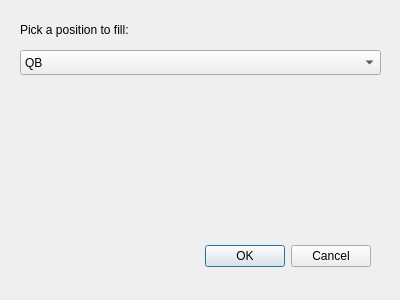
<?xml version="1.0" encoding="UTF-8"?>
<ui version="4.0">
 <class>AddPlayerDialog</class>
 <widget class="QDialog" name="AddPlayerDialog">
  <property name="geometry">
   <rect>
    <x>0</x>
    <y>0</y>
    <width>400</width>
    <height>300</height>
   </rect>
  </property>
  <property name="windowTitle">
   <string>Dialog</string>
  </property>
  <widget class="QDialogButtonBox" name="buttonBox">
   <property name="geometry">
    <rect>
     <x>30</x>
     <y>240</y>
     <width>341</width>
     <height>32</height>
    </rect>
   </property>
   <property name="orientation">
    <enum>Qt::Horizontal</enum>
   </property>
   <property name="standardButtons">
    <set>QDialogButtonBox::Cancel|QDialogButtonBox::Ok</set>
   </property>
  </widget>
  <widget class="QComboBox" name="comboBox">
   <property name="geometry">
    <rect>
     <x>20</x>
     <y>50</y>
     <width>361</width>
     <height>25</height>
    </rect>
   </property>
   <item>
    <property name="text">
     <string>QB</string>
    </property>
   </item>
   <item>
    <property name="text">
     <string>RB</string>
    </property>
   </item>
   <item>
    <property name="text">
     <string>WR1</string>
    </property>
   </item>
   <item>
    <property name="text">
     <string>WR2</string>
    </property>
   </item>
   <item>
    <property name="text">
     <string>TE</string>
    </property>
   </item>
   <item>
    <property name="text">
     <string>Flex</string>
    </property>
   </item>
   <item>
    <property name="text">
     <string>Center</string>
    </property>
   </item>
   <item>
    <property name="text">
     <string>LG</string>
    </property>
   </item>
   <item>
    <property name="text">
     <string>RG</string>
    </property>
   </item>
   <item>
    <property name="text">
     <string>Punter</string>
    </property>
   </item>
   <item>
    <property name="text">
     <string>DE1</string>
    </property>
   </item>
   <item>
    <property name="text">
     <string>DE2</string>
    </property>
   </item>
   <item>
    <property name="text">
     <string>DT1</string>
    </property>
   </item>
   <item>
    <property name="text">
     <string>DT2</string>
    </property>
   </item>
   <item>
    <property name="text">
     <string>LB1</string>
    </property>
   </item>
   <item>
    <property name="text">
     <string>LB2</string>
    </property>
   </item>
   <item>
    <property name="text">
     <string>LB3</string>
    </property>
   </item>
   <item>
    <property name="text">
     <string>CB1</string>
    </property>
   </item>
   <item>
    <property name="text">
     <string>CB2</string>
    </property>
   </item>
   <item>
    <property name="text">
     <string>S1</string>
    </property>
   </item>
   <item>
    <property name="text">
     <string>S2</string>
    </property>
   </item>
   <item>
    <property name="text">
     <string>Kicker</string>
    </property>
   </item>
  </widget>
  <widget class="QLabel" name="label">
   <property name="geometry">
    <rect>
     <x>20</x>
     <y>20</y>
     <width>351</width>
     <height>20</height>
    </rect>
   </property>
   <property name="text">
    <string>Pick a position to fill:</string>
   </property>
  </widget>
  <widget class="QLabel" name="warning_box">
   <property name="geometry">
    <rect>
     <x>20</x>
     <y>90</y>
     <width>361</width>
     <height>141</height>
    </rect>
   </property>
   <property name="text">
    <string/>
   </property>
  </widget>
 </widget>
 <resources/>
 <connections>
  <connection>
   <sender>buttonBox</sender>
   <signal>accepted()</signal>
   <receiver>AddPlayerDialog</receiver>
   <slot>accept()</slot>
   <hints>
    <hint type="sourcelabel">
     <x>248</x>
     <y>254</y>
    </hint>
    <hint type="destinationlabel">
     <x>157</x>
     <y>274</y>
    </hint>
   </hints>
  </connection>
  <connection>
   <sender>buttonBox</sender>
   <signal>rejected()</signal>
   <receiver>AddPlayerDialog</receiver>
   <slot>reject()</slot>
   <hints>
    <hint type="sourcelabel">
     <x>316</x>
     <y>260</y>
    </hint>
    <hint type="destinationlabel">
     <x>286</x>
     <y>274</y>
    </hint>
   </hints>
  </connection>
 </connections>
</ui>
